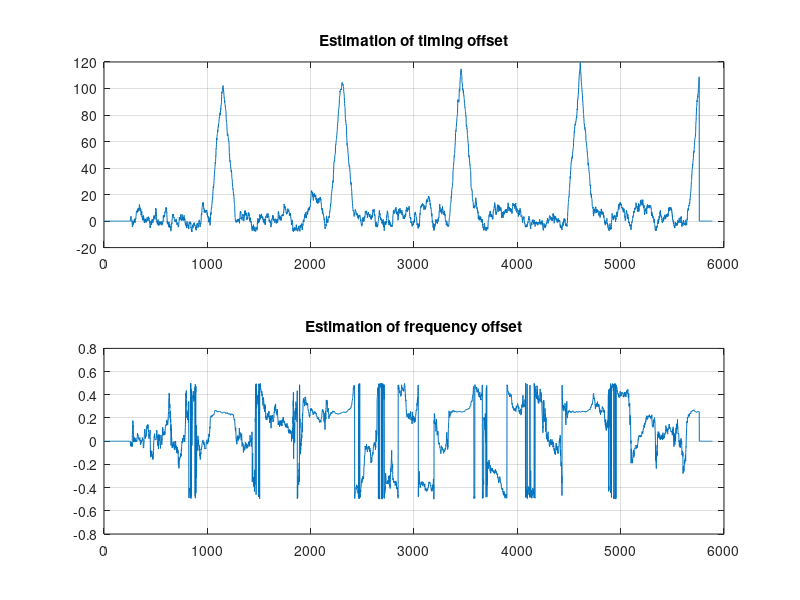

This chart was generated by the following MATLAB code: (Note: this script raises an error after producing the figure.)
%% https://www.mathworks.com/matlabcentral/fileexchange/33299-ml-estimation-of-timing-and-cfo-in-ofdm-systems
%% ML estimation of time and frequency offset in OFDM systems
% Algorithm authors : J.J. van de Beek, M. Sandell, and P.O. B�orjesson
% Prepared by Hiren Gami
clc
clear all;
%% Parameter declaration according to paper
Nfft = 1024;
Ncp = 128;
Nsym = 6;
FreqOffset = 0.25;
SNRdb = 15;
theta = 256;
%% OFDM symbol generation
data = 2*randi([0 1],1, Nsym*Nfft)-1; % BPSK data
Tx = zeros(1,Nsym*(Nfft+Ncp));
OFDMsym = zeros(1,Nfft);  
for sym = 1:Nsym
    OFDMsym = ifft(data(Nfft*(sym-1)+1:(Nfft*sym)),Nfft)*sqrt(Nfft);
    Tx((Nfft+Ncp)*(sym-1)+1:(Nfft+Ncp)*sym) = [OFDMsym(Nfft-Ncp+1:Nfft) OFDMsym];
end
%% AWGN channel
snr = 10^(-SNRdb/10);
noise = sqrt(snr/2)*(randn(1,Nsym*(Nfft+Ncp))+1i*randn(1,Nsym*(Nfft+Ncp)));
Rx = exp(1i*2*pi*FreqOffset*(0:length(Tx)-1)./Nfft).*Tx + noise; 
%% ML estimation of timing and frequency offset
PHI_sum = zeros(1,Nsym*(Nfft+Ncp)-Nfft);
GM_sum = zeros(1,Nsym*(Nfft+Ncp)-Nfft);
for n = theta:Nsym*(Nfft+Ncp)-(Nfft+Ncp)
    PHI=0;GM=0;
    for m = n:n+Ncp-1    
        PHI = PHI+ (Rx(m)*conj(Rx(m)) + Rx(m+Nfft)*conj(Rx(m+Nfft)));
        GM = GM+ Rx(m)*conj(Rx(m+Nfft));    
    end
    PHI_sum(n) = abs(GM)- (snr/(snr+1))*PHI;
    GM_sum(n) = -angle(GM)/(2*pi);
end
%% Estimation results display
subplot(2,1,1);plot(PHI_sum);title('Estimation of timing offset');grid on;
subplot(2,1,2);plot(GM_sum);title('Estimation of frequency offset');grid on;
[value,thetaEst]=findpeaks(PHI_sum,'minpeakdistance',Nfft);
disp(thetaEst);
disp(GM_sum(thetaEst));
        
